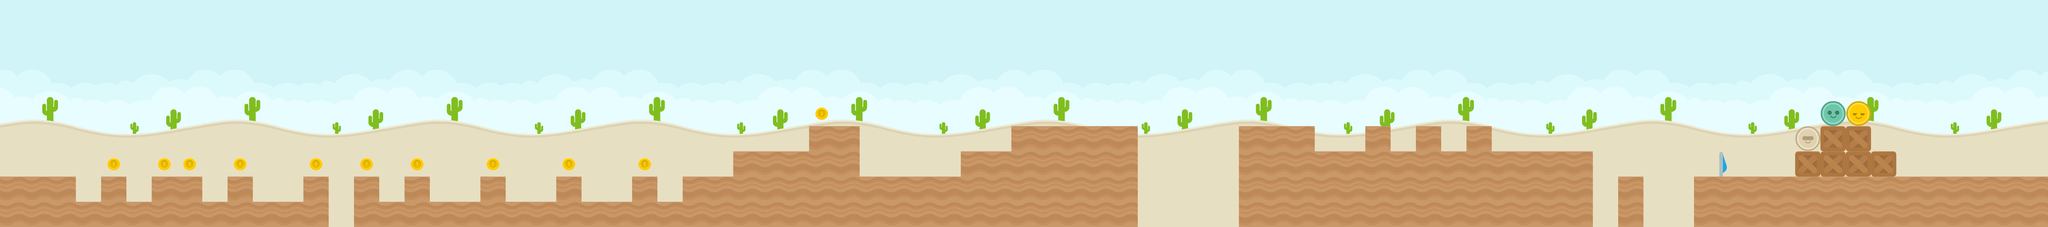

A level layout from a 2D game, rendered from its tile map. Below: a short description, then the map file with tile-grid data replaced by summaries:
An orthogonal 81x9 tile map with 128x128 px tiles, 2 tile layers (Tile Layer 1, Tile Layer 2), 5 tilesets and 40 objects.

<map version="1.0" orientation="orthogonal" renderorder="right-down" width="81" height="9" tilewidth="128" tileheight="128" nextobjectid="45">
 <tileset firstgid="1" name="spritesheet_items" tilewidth="128" tileheight="128" tilecount="32" columns="8">
  <image source="../tilesets/spritesheet_items.png" width="1024" height="512" />
 </tileset>
 <tileset firstgid="33" name="colored_desert" tilewidth="128" tileheight="128" tilecount="64" columns="8">
  <image source="../tilesets/colored_desert.png" width="1024" height="1024" />
 </tileset>
 <tileset firstgid="97" name="spritesheet_tiles" tilewidth="128" tileheight="128" spacing="2" margin="1" tilecount="128" columns="8">
  <image source="../tilesets/spritesheet_tiles.png" width="1040" height="2080" />
 </tileset>
 <tileset firstgid="225" name="spritesheet_ground" tilewidth="128" tileheight="128" spacing="2" margin="1" tilecount="128" columns="8">
  <image source="../tilesets/spritesheet_ground.png" width="1040" height="2080" />
 </tileset>
 <tileset firstgid="353" name="players" tilewidth="128" tileheight="128" tilecount="4" columns="4">
  <image source="../tilesets/players.png" width="512" height="128" />
 </tileset>
 <layer name="Tile Layer 1" width="81" height="9">
  <data>[729 cells, 729 non-empty, 65 distinct tile ids]</data>
 </layer>
 <layer name="Tile Layer 2" width="81" height="9">
  <data>[729 cells, 196 non-empty, 8 distinct tile ids]</data>
 </layer>
 <objectgroup name="Object Layer 1">
  <object id="3" x="8576" y="896" width="1664" height="256" />
  <object id="4" x="8192" y="896" width="128" height="256" />
  <object id="5" x="7552" y="768" width="512" height="384" />
  <object id="6" x="7424" y="640" width="128" height="512" />
  <object id="7" x="7168" y="640" width="128" height="512" />
  <object id="8" x="7296" y="768" width="128" height="384" />
  <object id="9" x="7040" y="768" width="128" height="384" />
  <object id="10" x="6912" y="640" width="128" height="512" />
  <object id="11" x="6656" y="768" width="256" height="384" />
  <object id="12" x="6272" y="640" width="384" height="512" />
  <object id="13" x="5120" y="640" width="640" height="512" />
  <object id="14" x="4864" y="768" width="256" height="384" />
  <object id="15" x="4352" y="896" width="512" height="256" />
  <object id="18" x="4096" y="640" width="256" height="512" />
  <object id="19" x="3712" y="768" width="384" height="384" />
  <object id="20" x="3456" y="896" width="256" height="256" />
  <object id="21" x="3200" y="896" width="128" height="128" />
  <object id="22" x="1792" y="1024" width="1664" height="128" />
  <object id="23" x="2816" y="896" width="128" height="128" />
  <object id="24" x="2432" y="896" width="128" height="128" />
  <object id="25" x="2048" y="896" width="128" height="128" />
  <object id="26" x="1792" y="896" width="128" height="128" />
  <object id="27" x="1536" y="896" width="128" height="128" />
  <object id="28" x="0" y="896" width="384" height="256" />
  <object id="29" x="384" y="1024" width="1280" height="128" />
  <object id="30" x="1152" y="896" width="128" height="128" />
  <object id="31" x="768" y="896" width="256" height="128" />
  <object id="32" x="512" y="896" width="128" height="128" />
 </objectgroup>
 <objectgroup name="Object Layer 2">
  <object id="34" x="543" y="801" width="64" height="64">
   <ellipse />
  </object>
  <object id="35" x="799" y="801" width="64" height="64">
   <ellipse />
  </object>
  <object id="36" x="927" y="801" width="64" height="64">
   <ellipse />
  </object>
  <object id="37" x="1183" y="801" width="64" height="64">
   <ellipse />
  </object>
  <object id="38" x="1567" y="801" width="64" height="64">
   <ellipse />
  </object>
  <object id="39" x="1823" y="801" width="64" height="64">
   <ellipse />
  </object>
  <object id="40" x="2079" y="801" width="64" height="64">
   <ellipse />
  </object>
  <object id="41" x="2463" y="801" width="64" height="64">
   <ellipse />
  </object>
  <object id="42" x="2847" y="801" width="64" height="64">
   <ellipse />
  </object>
  <object id="43" x="3231" y="801" width="64" height="64">
   <ellipse />
  </object>
  <object id="44" x="4127" y="545" width="64" height="64">
   <ellipse />
  </object>
 </objectgroup>
 <objectgroup name="Object Layer 3">
  <object id="2" x="8832" y="0" width="128" height="896" />
 </objectgroup>
</map>
